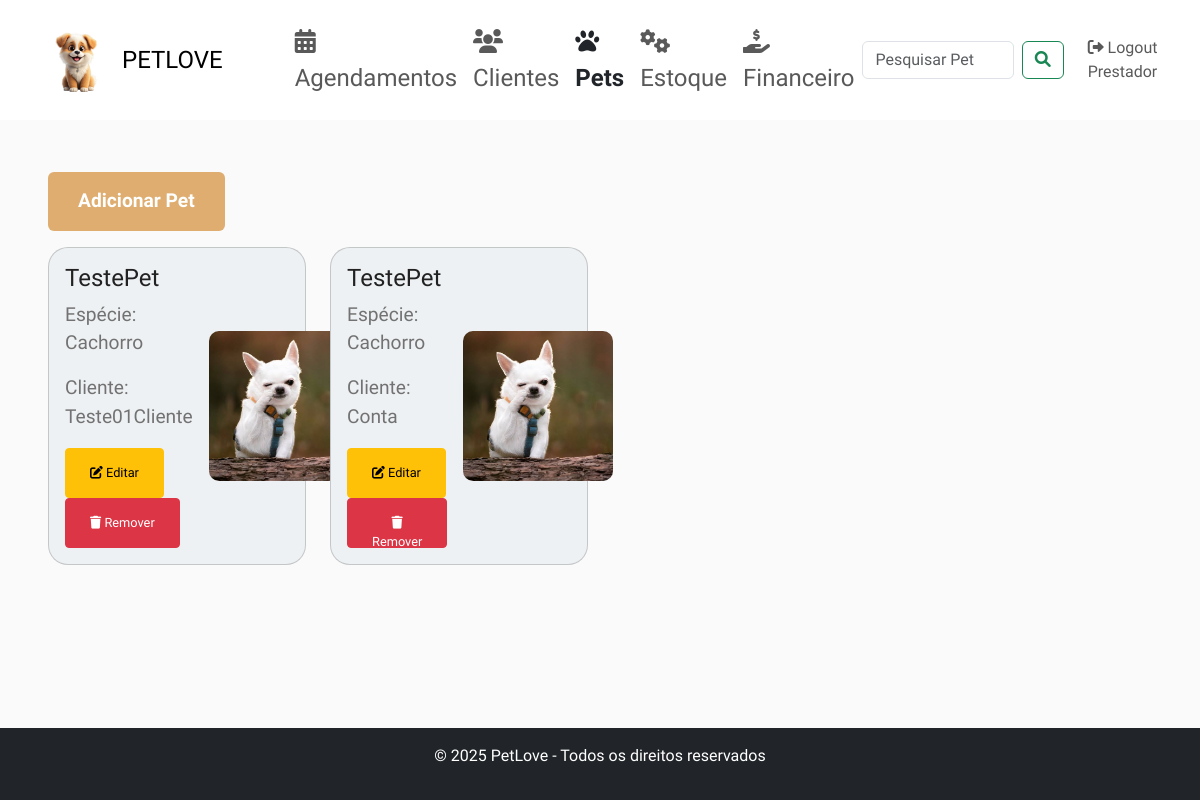
Page /pets (signed in) on the earlier database version.
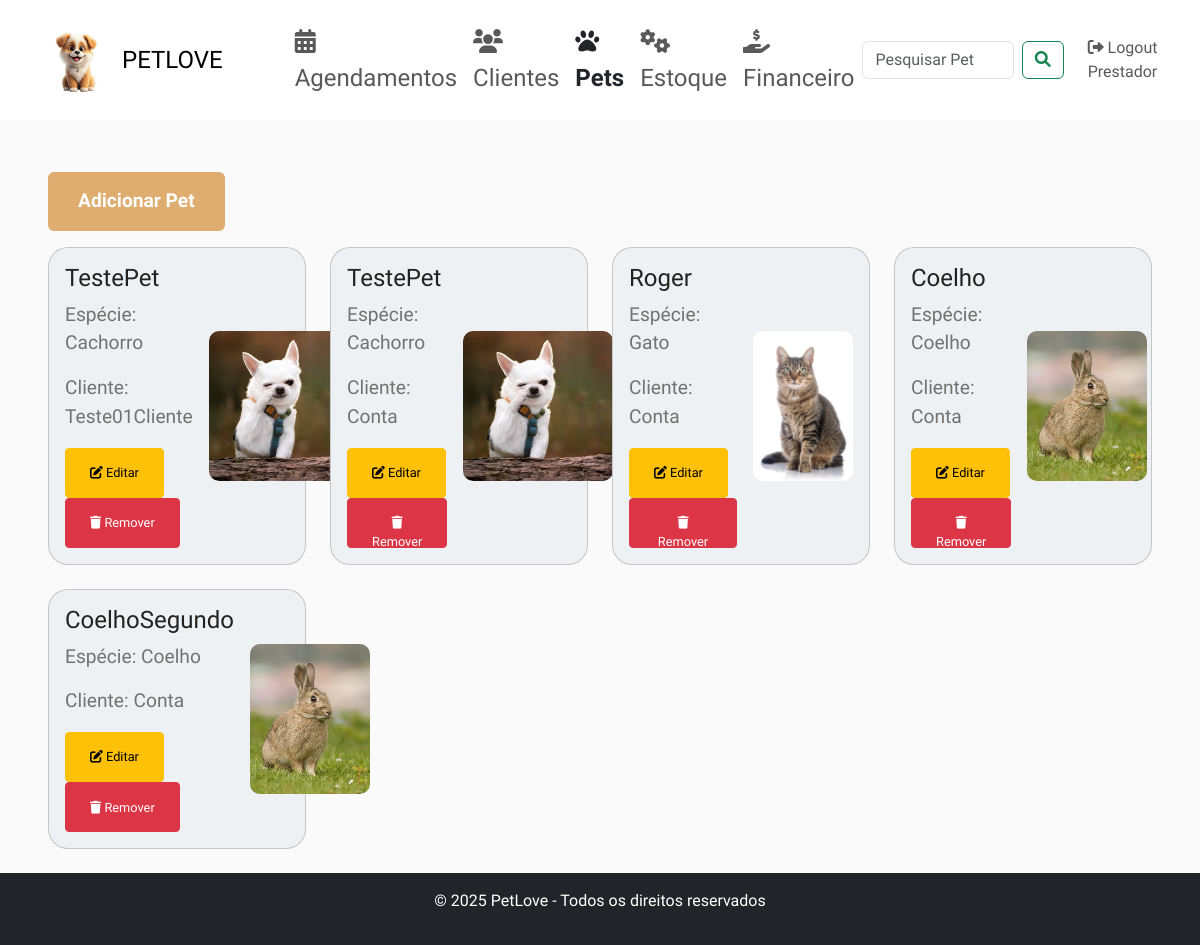
Same page on the later database version.
### app.py (models this page shows, shortened)
class Pet(db.Model):
    __tablename__ = 'pet'
    id = db.Column(db.Integer, primary_key=True)
    nome = db.Column(db.String(80), nullable=False)
    idade = db.Column(db.Integer)
    sexo = db.Column(db.String(10))
    especie = db.Column(db.String(50))
    cliente_id = db.Column(db.Integer, db.ForeignKey('cliente.id'), nullable=False)
    foto = db.Column(db.String(120), nullable=True)
    cliente = db.relationship('Cliente', back_populates='pets')

class Cliente(db.Model):
    id = db.Column(db.Integer, primary_key=True)
    nome = db.Column(db.String(120), nullable=False)
    email = db.Column(db.String(120), unique=True, nullable=False)
    telefone = db.Column(db.String(20), nullable=True)
    financeiros = db.relationship('LancamentoFinanceiro', back_populates='cliente', lazy=True)
    pets = db.relationship('Pet', back_populates='cliente', lazy=True)
    usuario = db.relationship('User', back_populates='cliente', uselist=False)

### app.py (the view)
@app.route('/pets')
@login_required
def pets():
    if current_user.role == 'cliente':
        flash("Acesso negado! Clientes não podem acessar esta página.")
        return redirect(url_for('home_cliente'))
    pets = Pet.query.all()
    cliente = Cliente.query.first()
    return render_template('pets.html', pets=pets, cliente=cliente)

### app.py (called while the page is built)
@login_manager.user_loader
def load_user(user_id):
    return User.query.get(int(user_id))

@app.before_request
def create_tables():
    db.create_all()

### templates/pets.html (shortened to what this page needs)
<!DOCTYPE html>
<html lang="pt-br">
<head>
    <link href="https://cdn.jsdelivr.net/npm/bootstrap@5.3.0-alpha1/dist/css/bootstrap.min.css" rel="stylesheet">
    <link href="https://cdnjs.cloudflare.com/ajax/libs/font-awesome/6.0.0/css/all.min.css" rel="stylesheet">
</head>
<body>
<nav class="navbar navbar-expand-lg bg-custom mb-4">
    <div class="container-fluid">
        <a class="navbar-brand d-flex align-items-center" href="http://127.0.0.1:5000/home_prestador" style="margin-left: 30px;">
            <img src="{{ url_for('static', filename='images/LOGO.png') }}" alt="PetLove Logo" style="height: 70px; margin-right: 10px;">
            <span style="font-size: 24px; color: #000000;">PETLOVE</span>
        </a>
        <div class="collapse navbar-collapse" id="navbarNav">
            <ul class="navbar-nav ms-5 me-auto mb-2 mb-lg-0">
                <li class="nav-item"><a href="{{ url_for('agendamentos') }}" class="nav-link {% if request.endpoint == 'agendamentos' %}active fw-bold text-dark{% endif %} fs-4"><i class="fas fa-calendar-alt"></i> Agendamentos</a></li>
                <li class="nav-item"><a href="{{ url_for('clientes') }}" class="nav-link {% if request.endpoint == 'clientes' %}active fw-bold text-dark{% endif %} fs-4"><i class="fas fa-users"></i> Clientes</a></li>
                <li class="nav-item"><a href="{{ url_for('pets') }}" class="nav-link {% if request.endpoint == 'pets' %}active fw-bold text-dark{% endif %} fs-4"><i class="fas fa-paw"></i> Pets</a></li>
                <li class="nav-item"><a href="{{ url_for('estoque') }}" class="nav-link {% if request.endpoint == 'estoque' %}active fw-bold text-dark{% endif %} fs-4"><i class="fas fa-cogs"></i> Estoque</a></li>
                <li class="nav-item"><a href="{{ url_for('financeiro') }}" class="nav-link {% if request.endpoint == 'financeiro' %}active fw-bold text-dark{% endif %} fs-4"><i class="fas fa-hand-holding-usd"></i> Financeiro</a></li>
            </ul>
            <form class="d-flex me-3" onsubmit="filterCards(event)" role="search">
                <input id="searchInput" class="form-control me-2" type="search" placeholder="Pesquisar Pet" aria-label="Pesquisar">
                <button class="btn btn-outline-success" type="submit"><i class="fas fa-search"></i></button>
            </form>
            <ul class="navbar-nav">
                {% if current_user.role == 'cliente' %}
                <li class="nav-item"><a class="nav-link" href="{{ url_for('logout') }}"><i class="fas fa-sign-out-alt"></i> Logout Cliente</a></li>
                {% elif current_user.role == 'prestador' %}
                <li class="nav-item"><a class="nav-link" href="{{ url_for('logout') }}"><i class="fas fa-sign-out-alt"></i> Logout Prestador</a></li>
                {% endif %}
            </ul>
        </div>
    </div>
</nav>
<div class="container-fluid content-container">
    <a href="{{ url_for('adicionar_pet', cliente_id=cliente.id) }}" class="btn btn-primary my-3 text-flash-blue">Adicionar Pet</a>
    <div class="row" id="petCardsContainer">
        {% for pet in pets %}
        <div class="col-md-3 mb-4 pet-card">
            <div class="card">
                <div class="card-body d-flex">
                    <div class="text-container">
                        <h5 class="card-title">{{ pet.nome }}</h5>
                        <p class="card-text">Espécie: {{ pet.especie }}</p>
                        <p class="card-text">Cliente: {{ pet.cliente.nome }}</p>
                        <a href="{{ url_for('editar_pet', id=pet.id) }}" class="btn btn-warning btn-sm"><i class="fas fa-edit"></i> Editar</a>
                        <form action="{{ url_for('remover_pet', id=pet.id) }}" method="POST" style="display:inline;">
                            <button type="submit" class="btn btn-danger btn-sm"><i class="fas fa-trash"></i> Remover</button>
                        </form>
                    </div>
                    <div class="image-container ms-3">
                        {% if pet.foto %}
                        <img src="{{ url_for('static', filename='uploads/' + pet.foto) }}" alt="Foto do Pet">
                        {% else %}
                        <img src="{{ url_for('static', filename='images/default-pet.jpg') }}" alt="Foto do Pet">
                        {% endif %}
                    </div>
                </div>
            </div>
        </div>
        {% endfor %}
    </div>
</div>
<footer class="bg-dark text-white text-center py-3 fixed-bottom">
    <p>© 2025 PetLove - Todos os direitos reservados</p>
</footer>
</body>
</html>

### templates/pets.html (style rules this page uses)
:root { --accent-color: #DEAD6F; --dark-color: #222222; --light-dark-color: #727272; --light-color: #fff; --grey-color: #dbdbdb; --light-grey-color: #fafafa; --primary-color: #6995B1; --light-primary-color: #eef1f3; --body-font: 'Chilanka', cursive; --heading-font: 'Chilanka', cursive; --secondary-font: 'Montserrat', sans-serif; }
body { font-family: var(--body-font); background-color: var(--light-grey-color); padding-bottom: 60px; }
.bg-custom { background-color: var(--light-color); }
.navbar { height: 120px; }
.content-container { padding: 1% 4%; }
.card { border-radius: 20px; background-color: var(--light-primary-color); transition: transform 0.2s; }
.card-title { font-size: 1.5rem; color: var(--dark-color); }
.card-text { font-size: 1.2rem; color: var(--light-dark-color); }
.btn-primary { background-color: var(--accent-color); color: white; font-weight: bold; border: none; padding: 15px 30px; font-size: 1.2rem; }
.text-flash-blue { animation: flash-text-blue 1s infinite; }
.card-body { display: flex; justify-content: space-between; align-items: center; }
.text-container { flex: 1; }
.image-container { margin-left: 20px; }
.image-container img { max-width: 150px; max-height: 150px; object-fit: cover; border-radius: 10px; }
.btn-sm { height: 50px; font-size: 0.8rem; padding: 14px 24px; }

Differences in the rows shown:
added Pet: nome "Roger", especie "Gato", cliente.nome "Conta", foto (picture)
added Pet: nome "Coelho", especie "Coelho", cliente.nome "Conta", foto (picture)
added Pet: nome "CoelhoSegundo", especie "Coelho", cliente.nome "Conta", foto (picture)
